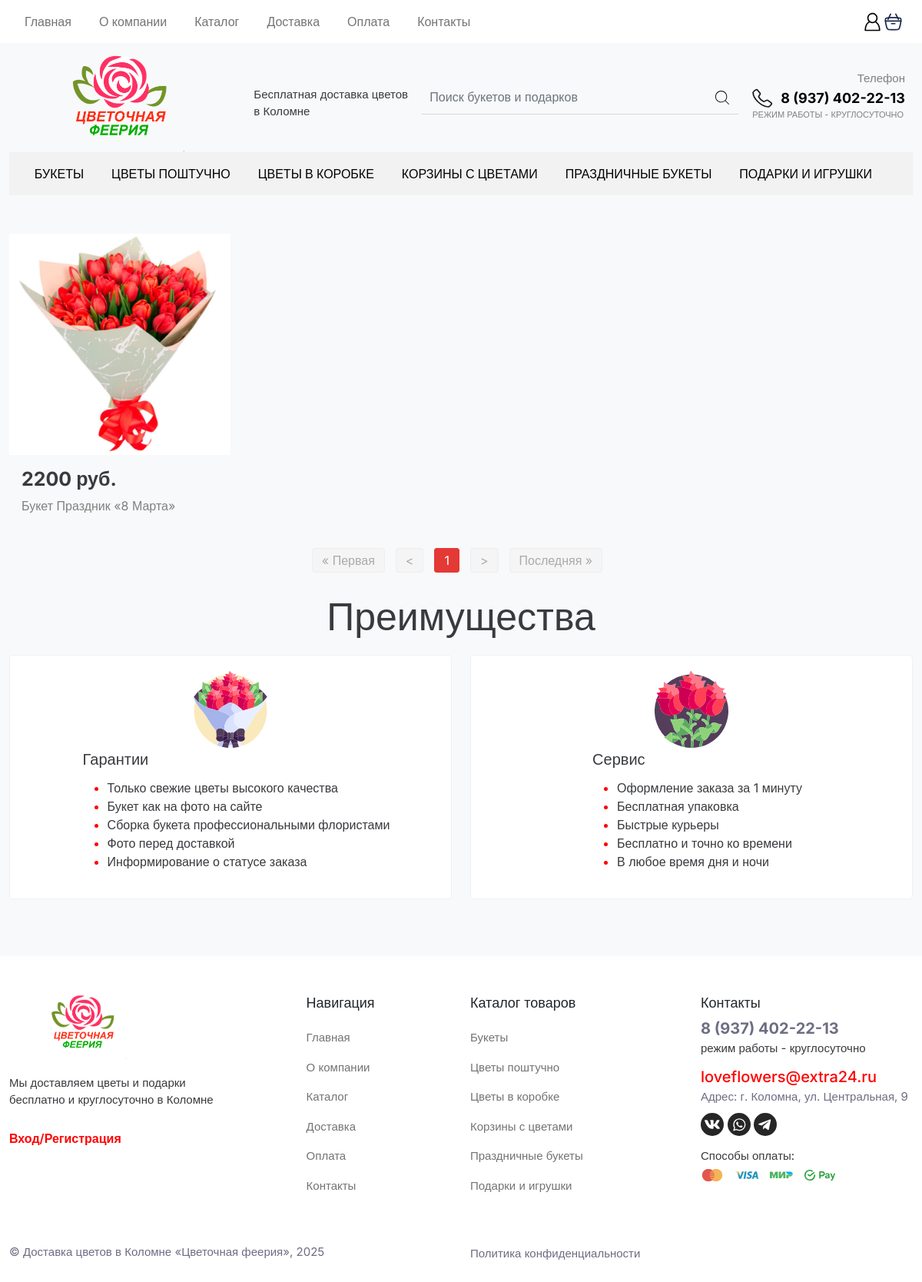
The page /catalog_prazdnik.php on the database its author committed.
### tables this page shows
CREATE TABLE `Products` (
  `id` int NOT NULL,
  `name` varchar(55) NOT NULL,
  `Price` varchar(10) NOT NULL,
  `category_id` int NOT NULL,
  `description` text NOT NULL,
  `image` varchar(255) NOT NULL,
  `created` datetime NOT NULL
);

### objects/product.php (called while the page is built, shortened)
<?php
class Product
{
    private $conn;
    private $table_name = "Products";
    public function __construct($db)
    {
        $this->conn = $db;
    }
    function readAll($from_record_num, $records_per_page, $category_id = null)
    {
        $query = "SELECT
                    id, name, description, price, category_id, image
                FROM
                    " . $this->table_name;
        if ($category_id !== null) {
            $query .= " WHERE category_id = :category_id";
        }
        $query .= " ORDER BY name ASC
                    LIMIT
                    {$from_record_num}, {$records_per_page}";
        $stmt = $this->conn->prepare($query);
        if ($category_id !== null) {
            $stmt->bindParam(":category_id", $category_id);
        }
        $stmt->execute();
        return $stmt;
    }
}

### catalog_prazdnik.php (the view, shortened to what this page needs)
<!DOCTYPE html>
<html lang="en">
<head>
    <link href="https://cdn.jsdelivr.net/npm/bootstrap@5.0.2/dist/css/bootstrap.min.css" rel="stylesheet"
>
    <link rel="stylesheet" href="css/style.css">
    <link rel="stylesheet" href="https://cdn.jsdelivr.net/npm/bootstrap@5.1.3/dist/css/bootstrap.min.css"
>
        <link rel="stylesheet" href="./css/bootstrap.min.css">
</head>
<body id="catalog">
    <?php include_once "components/header.php";
    include_once "config/core.php";
    include_once "objects/product.php";
    $database = new Database();
    $db = $database->getConnection();
    ?>
    <section id="cards" class="bg-light" style="padding-top:40px">
        <?php
        include_once "objects/product.php";
        $database = new Database();
        $db = $database->getConnection();
        $product = new Product($db);
        $page = isset ($_GET['page']) ? $_GET['page'] : 1;
        $records_per_page = 4;
        $start_from = ($page - 1) * $records_per_page;
        $stmt = $product->readAll($start_from, $records_per_page, 7);
        if ($stmt->rowCount() > 0) {
            echo "<div class='container-xxl'>";
            echo "<div class='row'>";
            while ($row = $stmt->fetch(PDO::FETCH_ASSOC)) {
                echo "<div class='col-md-3'>";
                echo "<div class='card' style='width: 18rem; border:none;'>";
                if (isset ($row['image']) && !empty ($row['image'])) {
                    echo "<a href='read_product.php?id={$row['id']}' class='card-photo'><img src='uploads/{$row['image']}' class='card-img-top'></a>";
                } else {
                    echo "Изображение не найдено.";
                }
                echo "<div class='card-body bg-light text-start'>";
                echo "<h5 class='card-title' style='font-size:25px; font-weight:700; text-align:left;'>{$row['price']} руб.</h5>";
                echo "<p class='card-text'><a href='#' style='text-decoration:none; color:gray;'>{$row['name']}</a></p>";
                echo "</div>";
                echo "</div>";
                echo "</div>";
            }
            echo "</div>";
            echo "</div>";
            include_once "paging.php";
        } else {
            echo "<p>Нет доступных товаров.</p>";
        }
        ?>
        <?php include_once "components/prem.php"; ?>
    </section>
    <?php include_once "components/footer.php"; ?>
</body>
</html>

### css/style.css (style rules this page uses)
* { box-sizing: border-box; }
body { font-family: 'Inter', sans-serif !important; line-height: 1.5 !important; }
.card-title { text-align: center; font-size: 20px; font-weight: 500; color: #383a3e; }
.card-photo { overflow: hidden; }
.card-photo img { transition: 0.5s; }

### rows shown on the page
products: image (picture), Price "2200", name "Букет Праздник «8 Марта»"
